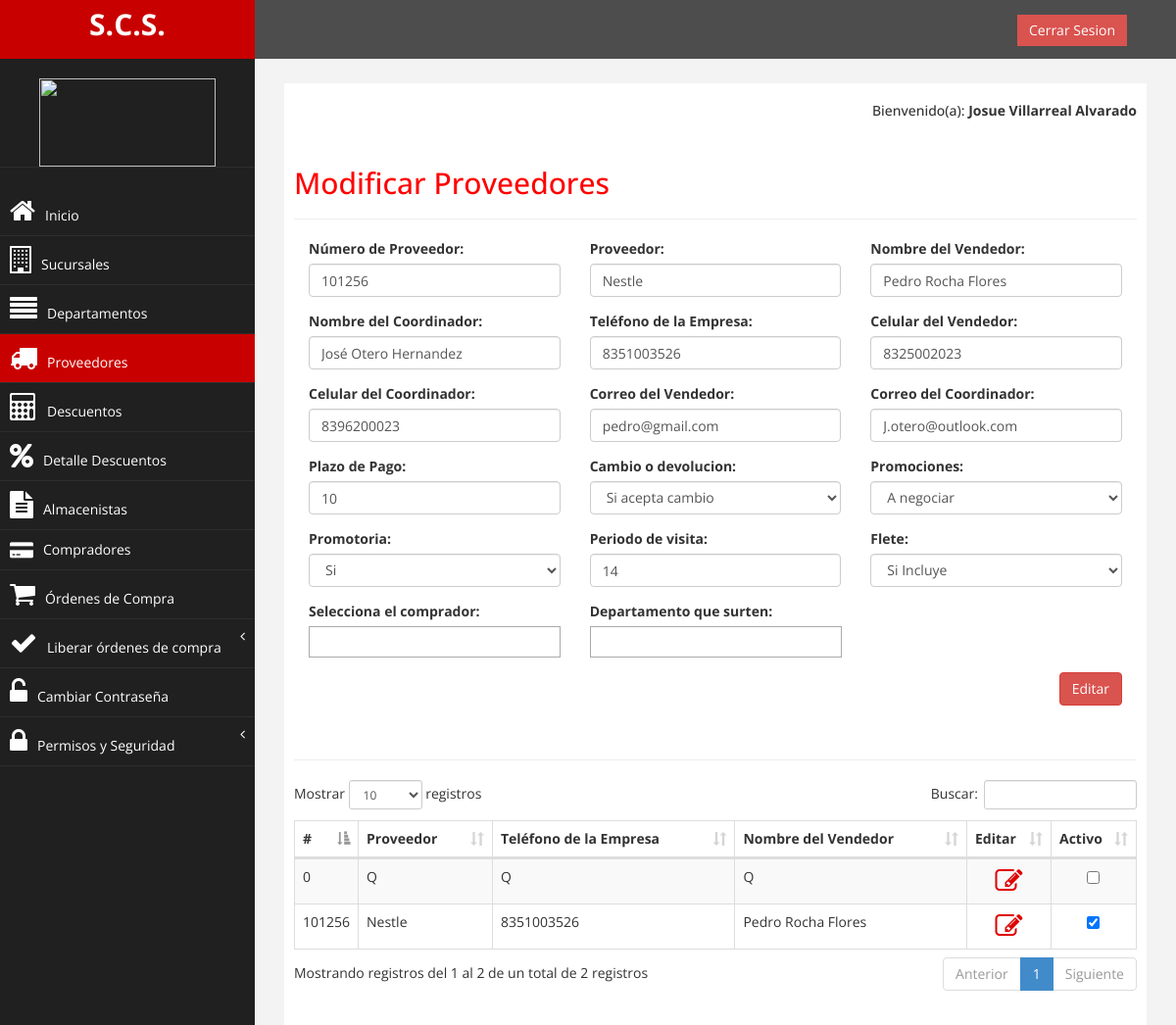
/proveedores/modificar_proveedores.php?id=1 (signed in), run on the app's committed database.
### tables this page shows
CREATE TABLE `proveedores` (
  `id` int(11) NOT NULL AUTO_INCREMENT,
  `numero_proveedor` int(11) DEFAULT NULL,
  `proveedor` text,
  `nombre_vendedor` text,
  `nombre_supervisor` text,
  `tel_empresa` text,
  `cel_vendedor` text,
  `cel_supervisor` text,
  `correo_vendedor` text,
  `correo_supervisor` text,
  `plazo_pago` text,
  `cambios` text,
  `promociones` text,
  `promotoria` text,
  `periodo_visita` text,
  `flete` text,
  `fecha` date DEFAULT NULL,
  `hora` time DEFAULT NULL,
  `activo` int(11) DEFAULT NULL,
  `usuario` int(11) DEFAULT NULL,
  PRIMARY KEY (`id`)
);

### proveedores/modificar_proveedores.php (the view, shortened to what this page needs)
<?php
$nombre=$_SESSION["s_IdPersona"];
?>
<!DOCTYPE html>
<html xmlns="http://www.w3.org/1999/xhtml">
<head>
	<link rel="stylesheet" type="text/css" href="../assets/css/dataTables.bootstrap.min.css">
	<link rel="stylesheet" href="../assets/css/bootstrap.css"  />
	<link rel="stylesheet" href="../assets/css/font-awesome.css"  />
	<link rel="stylesheet" href="../assets/css/custom.css"  />
	<link rel="stylesheet" href="../assets/css/responsiveslides.css">
	<link rel="stylesheet" href="../assets/css/demo.css">
	<link rel="stylesheet" href="../assets/css/dataTables.bootstrap.min.css">
	<link rel="stylesheet" href="../assets/plugins/select2/select2.css" />
	<link rel="stylesheet" href="https://maxcdn.bootstrapcdn.com/font-awesome/4.6.1/css/font-awesome.min.css" />
		<link rel="stylesheet" href="../assets/css/personal.css">
</head>
<body>
	<div id="wrapper">
		<nav class="navbar navbar-default navbar-cls-top " role="navigation" style="margin-bottom: 0">
			<div class="navbar-header">
                <a class="navbar-brand" href="index.php">S.C.S.</a>
            </div>
            <div style="color: white; padding: 15px 50px 5px 50px; float: right; font-size: 16px;">  &nbsp; <a href="../login/cerrarsesion.php" class="btn btn-danger square-btn-adjust">Cerrar Sesion</a></div>
		</nav>
		<nav class="navbar-default navbar-side" role="navigation">
		</nav>
		<div id="page-wrapper" >
			<div id="page-inner">
				<div class="row">
					<div class="col-md-12">
						<h5 align="right">Bienvenido(a): <b><?php echo "$nombre" ;?> </b></h5><br>
						<h2>Modificar Proveedores</h2>
						<hr>
						<?php
							include '../configuracion/conexion.php';
							$id = $_GET["id"];
							$qry = "SELECT proveedores.id, proveedores.numero_proveedor, proveedores.proveedor , proveedores.nombre_vendedor, proveedores.nombre_supervisor, proveedores.tel_empresa, proveedores.cel_vendedor, proveedores.cel_supervisor, proveedores.correo_vendedor, proveedores.correo_supervisor,
								 proveedores.plazo_pago, proveedores.cambios, proveedores.promociones, proveedores.promotoria, proveedores.periodo_visita, proveedores.flete
								FROM proveedores
							   		WHERE proveedores.id = '$id'";
							$consulta = mysqli_query($conexion,$qry);
							$otro=mysqli_fetch_row($consulta);
						?>
						<form action="ejecutar_modificar_proveedores.php" method="POST" id="formulario">
							<div class="form-group col-md-4">
								<label for="numero_proveedor">Número de Proveedor: </label>
								<input type="text" class="form-control" id="numero_proveedor" value="<?php echo $otro[1];?>" name="numero_proveedor">
							</div>
							<div class="form-group col-md-4">
								<label for="proveedor">Proveedor: </label>
								<input type="text" class="form-control" id="proveedor" value="<?php echo $otro[2];?>" name="proveedor">
							</div>
							<div class="form-group col-md-4">
								<label for="nombre_vendedor">Nombre del Vendedor: </label>
								<input type="text" class="form-control" id="nombre_vendedor" value="<?php echo $otro[3];?>" name="nombre_vendedor">
							</div>
							<div class="form-group col-md-4">
								<label for="nombre_supervisor">Nombre del Coordinador: </label>
								<input type="text" class="form-control" id="nombre_supervisor" value="<?php echo $otro[4];?>" name="nombre_supervisor">
							</div>
							<div class="form-group col-md-4">
								<label for="tel_empresa">Teléfono de la Empresa: </label>
								<input type="text" class="form-control" id="tel_empresa" value="<?php echo $otro[5];?>" name="tel_empresa">
							</div>
							<div class="form-group col-md-4">
								<label for="cel_vendedor">Celular del Vendedor: </label>
								<input type="text" class="form-control" id="cel_vendedor" value="<?php echo $otro[6];?>" name="cel_vendedor">
							</div>
							<div class="form-group col-md-4">
								<label for="cel_supervisor">Celular del Coordinador: </label>
								<input type="text" class="form-control" id="cel_supervisor" value="<?php echo $otro[7];?>" name="cel_supervisor">
							</div>
							<div class="form-group col-md-4">
								<label for="correo_vendedor">Correo del Vendedor: </label>
								<input type="email" class="form-control" id="correo_vendedor" value="<?php echo $otro[8];?>" name="correo_vendedor">
							</div>
							<div class="form-group col-md-4">
								<label for="correo_supervisor">Correo del Coordinador: </label>
								<input type="email" class="form-control" id="correo_supervisor" value="<?php echo $otro[9];?>" name="correo_supervisor">
							</div>
							<div class="form-group col-md-4">
								<label for="plazo_pago">Plazo de Pago: </label>
								<input type="text" class="form-control" id="plazo_pago" value="<?php echo $otro[10];?>" name="plazo_pago">
							</div>
							<div class="form-group col-md-4">
								<label for="cambios">Cambio o devolucion: </label>
								<select name="cambios" id="cambios" class="form-control">
									<?php
									if ($otro[11]=="1")
									{
										echo"<option value =\"1\" selected = \"true\">Si acepta cambio</option>";
									}
									?>
								</select>
							</div>
							<div class="form-group col-md-4">
								<label for="promociones">Promociones: </label>
								 <select name="promociones" id="promociones" class="form-control">
									<?php
									if ($otro[12]== "si")
									{
										echo "
										<option value=\"si\" selected = \"true\">Si</option>
										<option value=\"no\">No<\option>
										<option value=\"se negocia\">A negociar</option>";
									}
									else if ($otro[12] =="no")
									{
										echo "
										<option value=\"si\">Si</option>
										<option value=\"no\" selected = \"true\">No</option>
										<option value=\"se negocia\">A negociar</option>";
									}
									else
									{
										echo "
										<option value=\"si\">Si<\option>
										<option value=\"no\">No</option>
										<option value=\"se negocia\" selected = \"true\">A negociar</option>";
									}
									?>
								</select>
							</div>
							<div class="form-group col-md-4">
								<label for="promotoria">Promotoria: </label>
								<select name="promotoria" id="promotoria" class="form-control" >
									<?php
									if ($otro[13]=="si")
									{
										echo "<option value = \"si\" selected = \"true\">Si</option>";
									}
									else
									{
										echo "<option value = \"si\">Si</option>";
										echo "<option value = \"no\" selected = \"true\">No</option>";
									}
									?>
								</select>
							</div>
								<div class="form-group col-md-4">
								<label for="periodo_visita">Periodo de visita: </label>
								<input type="number" min="1" max="45" step="1" class="form-control" id="periodo_visita" value="<?php echo $otro[14];?>" name="periodo_visita" >
							</div>
							<div class="form-group col-md-4">
								<label for="flete">Flete: </label>
								<select name="flete" id="flete" class="form-control" required>
								<?php
									if ($otro[15]=="si")
									{
										echo "<option value = \"si\" selected = \"true\">Si Incluye</option>";
									}
									else
									{
										echo "<option value = \"si\">Si Incluye</option>";
										echo "<option value = \"no\" selected = \"true\">No Incluye</option>";
									}
									?>
								</select>
							</div>
							<div class="form-group col-md-4">
								<label for="id_comprador">Selecciona el comprador: </label>
                            </div>
                            <div class="form-group col-md-4" >
								<label for="id_departamento">Departamento que surten: </label>
							</div>
							<div  align="right" class="form-group col-md-12">
								<input type="submit" value="Editar" class="btn btn-danger">
						     </div>
					</form>
					</div>
				</div>
				<div class="row">
					<div class="col-lg-12">
						<br><hr>
						<?php include'tabla_proveedores.php' ?>
					</div>
				</div>
			</div>
		</div>
	</div>
</body>
</html>

### proveedores/tabla_proveedores.php (shortened to what this page needs)
<?php
include '../configuracion/conexion.php';
	$qry = "SELECT id, numero_proveedor, proveedor, nombre_vendedor, nombre_supervisor, tel_empresa, cel_vendedor, cel_supervisor, plazo_pago, cambios, promociones, promotoria, periodo_visita, flete,  activo FROM proveedores";
	$consulta = mysqli_query($conexion, $qry);
 ?>
	<div class="table-responsive">
		<table id="example" class="table table-striped table-bordered" cellspacing="0" width="100%">
	        <thead>
	            <tr>
	                <th width="5%">#</th>
	                <th>Proveedor</th>
	                <th>Teléfono de la Empresa</th>
	                <th>Nombre del Vendedor</th>
	                <th width="10%">Editar</th>
	                <th width="10%">Activo</th>
	            </tr>
	        </thead>
	        <tbody>
	        <?php
	        	while($row = mysqli_fetch_array($consulta))
				{	?>
					<tr>
						<td>
							<?php echo $row[1]; ?>
						</td>
						<td>
							<?php echo $row[2]; ?>
						</td>
						<td>
							<?php echo $row[5]; ?>
						</td>
						<td>
							<?php echo $row[3]; ?>
						</td>
						<td align="center">
							<a href="modificar_proveedores.php?id=<?php echo $row[0] ?>"><i class="fa fa-pencil-square-o fa-2x color-icono" aria-hidden="true"></i></a>
						</td>
						<td align="center">
						<?php
						if ($row[14]==1) {
							$valor = "checked";
						}
						if ($row[14]==0) {
							$valor="";
						}
						?>
							<?php echo "<input type='checkbox' id='status' $valor onclick='OnChangeCheckbox (this)' data-id='$row[0]'/>"; ?>
						</td>
					</tr>
				<?php
				}
				 ?>
	        </tbody>
		</table>
	</div>

### assets/css/custom.css (style rules this page uses)
body { font-family: 'Open Sans', sans-serif; }
#wrapper { width: 100%; background:#202020; }
#page-wrapper { padding: 15px 15px; min-height: 600px; background:#F3F3F3; }
#page-inner { width:100%; margin:10px 20px 10px 0px; background-color:#fff!important; padding:10px; min-height:1200px; }
h2 { color: #f00; }
.square-btn-adjust { border: 0px solid transparent; -webkit-border-radius: 0px; -moz-border-radius: 0px; border-radius: 0px; }
.navbar-cls-top .navbar-brand { color: #fff; background: #C90000; width: 260px; text-align: center; height: 60px; font-size: 30px; font-weight: 700; }
.navbar-side { border:none; background-color: #202020; }
.navbar-cls-top { background:#4D4D4D; border-bottom:none; }
.navbar-default { border:0px solid black; }
.navbar-header { background: #A70303; }
@media (min-width:768px) { #page-wrapper { margin: 0 0 0 260px; padding: 15px 30px; min-height: 1200px; } }
@media (min-width:768px) { .navbar-side { z-index: 1; position: absolute; width: 260px; } }
@media (min-width:768px) { .navbar { border-radius: 0px; } }

### assets/css/demo.css (style rules this page uses)
* { margin: 0; padding: 0; }
a { color: #fff; text-decoration: none; }

### assets/css/personal.css (style rules this page uses)
.color-icono { color:#DF0101; }

### data on the page
proveedores: numero_proveedor "101256", proveedor "Nestle", nombre_vendedor "Pedro Rocha Flores", nombre_supervisor "José Otero Hernandez", tel_empresa "8351003526", cel_vendedor "8325002023", cel_supervisor "8396200023", correo_vendedor "pedro@gmail.com", correo_supervisor "J.otero@outlook.com", plazo_pago "10", cambios "Si acepta cambio", promociones "A negociar", promotoria "Si", periodo_visita "14", flete "Si Incluye"
proveedores: numero_proveedor "0", proveedor "Q", tel_empresa "Q", nombre_vendedor "Q"

### other printed values
$nombre "Josue Villarreal Alvarado"
